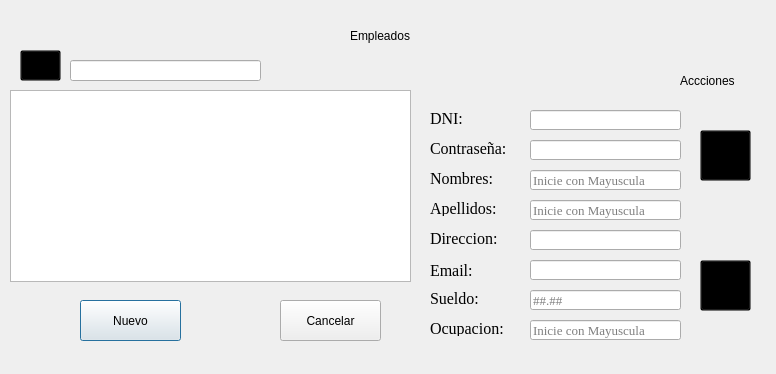
<?xml version="1.0" encoding="UTF-8"?>
<ui version="4.0">
 <class>Gui_Index_Empleado</class>
 <widget class="QDialog" name="Gui_Index_Empleado">
  <property name="geometry">
   <rect>
    <x>0</x>
    <y>0</y>
    <width>776</width>
    <height>374</height>
   </rect>
  </property>
  <property name="windowTitle">
   <string>Lista Empleados</string>
  </property>
  <widget class="QPushButton" name="Nuevo_Button">
   <property name="geometry">
    <rect>
     <x>80</x>
     <y>300</y>
     <width>101</width>
     <height>41</height>
    </rect>
   </property>
   <property name="styleSheet">
    <string notr="true">font: 75 16pt &quot;Times New Roman&quot;;</string>
   </property>
   <property name="text">
    <string>Nuevo</string>
   </property>
  </widget>
  <widget class="QLabel" name="label_2">
   <property name="geometry">
    <rect>
     <x>680</x>
     <y>70</y>
     <width>81</width>
     <height>21</height>
    </rect>
   </property>
   <property name="styleSheet">
    <string notr="true">font: 75 14pt &quot;Times New Roman&quot;;</string>
   </property>
   <property name="text">
    <string>Accciones</string>
   </property>
  </widget>
  <widget class="QPushButton" name="edit_empleado_button">
   <property name="geometry">
    <rect>
     <x>700</x>
     <y>130</y>
     <width>51</width>
     <height>51</height>
    </rect>
   </property>
   <property name="styleSheet">
    <string notr="true">#edit_empleado_button{
	background-color: transparent;
	border-image: url(:/imagenes/imagenes/edit_unpressed.png);
}

#edit_empleado_button:pressed{
	background-color: transparent;
	border-image: url(:/imagenes/imagenes/edit_pressed.png);
}</string>
   </property>
   <property name="text">
    <string/>
   </property>
  </widget>
  <widget class="QLabel" name="label_3">
   <property name="geometry">
    <rect>
     <x>350</x>
     <y>20</y>
     <width>141</width>
     <height>31</height>
    </rect>
   </property>
   <property name="styleSheet">
    <string notr="true">font: 75 20pt &quot;Times New Roman&quot;;</string>
   </property>
   <property name="text">
    <string>Empleados</string>
   </property>
  </widget>
  <widget class="QPushButton" name="Cancelar_button">
   <property name="geometry">
    <rect>
     <x>280</x>
     <y>300</y>
     <width>101</width>
     <height>41</height>
    </rect>
   </property>
   <property name="styleSheet">
    <string notr="true">font: 75 16pt &quot;Times New Roman&quot;;</string>
   </property>
   <property name="text">
    <string>Cancelar</string>
   </property>
  </widget>
  <widget class="QTableWidget" name="tableWidget">
   <property name="geometry">
    <rect>
     <x>10</x>
     <y>90</y>
     <width>401</width>
     <height>192</height>
    </rect>
   </property>
  </widget>
  <widget class="QPushButton" name="delete_empleado_button">
   <property name="geometry">
    <rect>
     <x>700</x>
     <y>260</y>
     <width>51</width>
     <height>51</height>
    </rect>
   </property>
   <property name="styleSheet">
    <string notr="true">#delete_empleado_button{
	background-color: transparent;
	border-image: url(:/imagenes/imagenes/delete_unpressed.png);
}

#delete_empleado_button:pressed{
	background-color: transparent;
	border-image: url(:/imagenes/imagenes/delete_pressed.png);
}</string>
   </property>
   <property name="text">
    <string/>
   </property>
  </widget>
  <widget class="QLineEdit" name="lineEditNombreModi">
   <property name="geometry">
    <rect>
     <x>530</x>
     <y>170</y>
     <width>151</width>
     <height>20</height>
    </rect>
   </property>
   <property name="font">
    <font>
     <family>Times New Roman</family>
     <pointsize>10</pointsize>
    </font>
   </property>
   <property name="placeholderText">
    <string>Inicie con Mayuscula</string>
   </property>
  </widget>
  <widget class="QLineEdit" name="lineEditApellidoModi">
   <property name="geometry">
    <rect>
     <x>530</x>
     <y>200</y>
     <width>151</width>
     <height>20</height>
    </rect>
   </property>
   <property name="font">
    <font>
     <family>Times New Roman</family>
     <pointsize>10</pointsize>
    </font>
   </property>
   <property name="placeholderText">
    <string>Inicie con Mayuscula</string>
   </property>
  </widget>
  <widget class="QLineEdit" name="lineEditDireccionModi">
   <property name="geometry">
    <rect>
     <x>530</x>
     <y>230</y>
     <width>151</width>
     <height>20</height>
    </rect>
   </property>
   <property name="font">
    <font>
     <family>Times New Roman</family>
     <pointsize>10</pointsize>
    </font>
   </property>
  </widget>
  <widget class="QLineEdit" name="lineEditEmailModi">
   <property name="geometry">
    <rect>
     <x>530</x>
     <y>260</y>
     <width>151</width>
     <height>20</height>
    </rect>
   </property>
   <property name="font">
    <font>
     <family>Times New Roman</family>
     <pointsize>10</pointsize>
    </font>
   </property>
  </widget>
  <widget class="QLineEdit" name="lineEditOcupacionModi">
   <property name="geometry">
    <rect>
     <x>530</x>
     <y>320</y>
     <width>151</width>
     <height>20</height>
    </rect>
   </property>
   <property name="font">
    <font>
     <family>Times New Roman</family>
     <pointsize>10</pointsize>
    </font>
   </property>
   <property name="placeholderText">
    <string>Inicie con Mayuscula</string>
   </property>
  </widget>
  <widget class="QLineEdit" name="lineEditSueldoModi">
   <property name="geometry">
    <rect>
     <x>530</x>
     <y>290</y>
     <width>151</width>
     <height>20</height>
    </rect>
   </property>
   <property name="font">
    <font>
     <family>Times New Roman</family>
     <pointsize>10</pointsize>
    </font>
   </property>
   <property name="placeholderText">
    <string>##.##</string>
   </property>
  </widget>
  <widget class="QLabel" name="label">
   <property name="geometry">
    <rect>
     <x>430</x>
     <y>170</y>
     <width>81</width>
     <height>16</height>
    </rect>
   </property>
   <property name="font">
    <font>
     <family>Times New Roman</family>
     <pointsize>12</pointsize>
     <weight>50</weight>
     <italic>false</italic>
     <bold>false</bold>
    </font>
   </property>
   <property name="styleSheet">
    <string notr="true">font: 12pt &quot;Times New Roman&quot;;</string>
   </property>
   <property name="text">
    <string>Nombres:</string>
   </property>
  </widget>
  <widget class="QLabel" name="label_4">
   <property name="geometry">
    <rect>
     <x>430</x>
     <y>200</y>
     <width>81</width>
     <height>16</height>
    </rect>
   </property>
   <property name="font">
    <font>
     <family>Times New Roman</family>
     <pointsize>12</pointsize>
     <weight>50</weight>
     <italic>false</italic>
     <bold>false</bold>
    </font>
   </property>
   <property name="styleSheet">
    <string notr="true">font: 12pt &quot;Times New Roman&quot;;</string>
   </property>
   <property name="text">
    <string>Apellidos:</string>
   </property>
  </widget>
  <widget class="QLabel" name="label_5">
   <property name="geometry">
    <rect>
     <x>430</x>
     <y>260</y>
     <width>81</width>
     <height>20</height>
    </rect>
   </property>
   <property name="font">
    <font>
     <family>Times New Roman</family>
     <pointsize>12</pointsize>
     <weight>50</weight>
     <italic>false</italic>
     <bold>false</bold>
    </font>
   </property>
   <property name="styleSheet">
    <string notr="true">font: 12pt &quot;Times New Roman&quot;;</string>
   </property>
   <property name="text">
    <string>Email:</string>
   </property>
  </widget>
  <widget class="QLabel" name="label_6">
   <property name="geometry">
    <rect>
     <x>430</x>
     <y>320</y>
     <width>81</width>
     <height>16</height>
    </rect>
   </property>
   <property name="font">
    <font>
     <family>Times New Roman</family>
     <pointsize>12</pointsize>
     <weight>50</weight>
     <italic>false</italic>
     <bold>false</bold>
    </font>
   </property>
   <property name="styleSheet">
    <string notr="true">font: 12pt &quot;Times New Roman&quot;;</string>
   </property>
   <property name="text">
    <string>Ocupacion:</string>
   </property>
  </widget>
  <widget class="QLabel" name="label_7">
   <property name="geometry">
    <rect>
     <x>430</x>
     <y>290</y>
     <width>81</width>
     <height>16</height>
    </rect>
   </property>
   <property name="font">
    <font>
     <family>Times New Roman</family>
     <pointsize>12</pointsize>
     <weight>50</weight>
     <italic>false</italic>
     <bold>false</bold>
    </font>
   </property>
   <property name="styleSheet">
    <string notr="true">font: 12pt &quot;Times New Roman&quot;;</string>
   </property>
   <property name="text">
    <string>Sueldo:</string>
   </property>
  </widget>
  <widget class="QLabel" name="label_8">
   <property name="geometry">
    <rect>
     <x>430</x>
     <y>230</y>
     <width>81</width>
     <height>16</height>
    </rect>
   </property>
   <property name="font">
    <font>
     <family>Times New Roman</family>
     <pointsize>12</pointsize>
     <weight>50</weight>
     <italic>false</italic>
     <bold>false</bold>
    </font>
   </property>
   <property name="styleSheet">
    <string notr="true">font: 12pt &quot;Times New Roman&quot;;</string>
   </property>
   <property name="text">
    <string>Direccion:</string>
   </property>
  </widget>
  <widget class="QLabel" name="label_9">
   <property name="geometry">
    <rect>
     <x>430</x>
     <y>110</y>
     <width>81</width>
     <height>16</height>
    </rect>
   </property>
   <property name="font">
    <font>
     <family>Times New Roman</family>
     <pointsize>12</pointsize>
     <weight>50</weight>
     <italic>false</italic>
     <bold>false</bold>
    </font>
   </property>
   <property name="styleSheet">
    <string notr="true">font: 12pt &quot;Times New Roman&quot;;</string>
   </property>
   <property name="text">
    <string>DNI:</string>
   </property>
  </widget>
  <widget class="QLineEdit" name="lineEditDNIModi">
   <property name="geometry">
    <rect>
     <x>530</x>
     <y>110</y>
     <width>151</width>
     <height>20</height>
    </rect>
   </property>
   <property name="font">
    <font>
     <family>Times New Roman</family>
     <pointsize>10</pointsize>
    </font>
   </property>
  </widget>
  <widget class="QPushButton" name="buscarEmpleadoButton">
   <property name="geometry">
    <rect>
     <x>20</x>
     <y>50</y>
     <width>41</width>
     <height>31</height>
    </rect>
   </property>
   <property name="styleSheet">
    <string notr="true">#buscarEmpleadoButton{
	background-color: transparent;
	border-image: url(:/imagenes/imagenes/buscar_pressed.png);
}
</string>
   </property>
   <property name="text">
    <string/>
   </property>
  </widget>
  <widget class="QLineEdit" name="lineEdit_buscarEmpleado">
   <property name="geometry">
    <rect>
     <x>70</x>
     <y>60</y>
     <width>191</width>
     <height>21</height>
    </rect>
   </property>
  </widget>
  <widget class="QLineEdit" name="lineEditContraModi">
   <property name="geometry">
    <rect>
     <x>530</x>
     <y>140</y>
     <width>151</width>
     <height>20</height>
    </rect>
   </property>
   <property name="font">
    <font>
     <family>Times New Roman</family>
     <pointsize>10</pointsize>
    </font>
   </property>
   <property name="echoMode">
    <enum>QLineEdit::Password</enum>
   </property>
  </widget>
  <widget class="QLabel" name="label_10">
   <property name="geometry">
    <rect>
     <x>430</x>
     <y>140</y>
     <width>81</width>
     <height>16</height>
    </rect>
   </property>
   <property name="font">
    <font>
     <family>Times New Roman</family>
     <pointsize>12</pointsize>
     <weight>50</weight>
     <italic>false</italic>
     <bold>false</bold>
    </font>
   </property>
   <property name="styleSheet">
    <string notr="true">font: 12pt &quot;Times New Roman&quot;;</string>
   </property>
   <property name="text">
    <string>Contraseña:</string>
   </property>
  </widget>
 </widget>
 <resources/>
 <connections/>
</ui>
